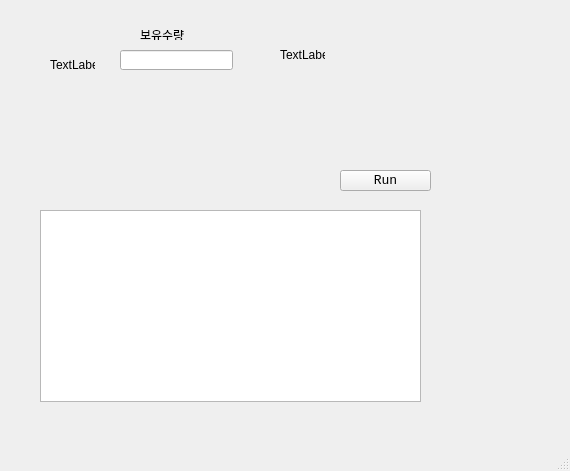
<?xml version="1.0" encoding="UTF-8"?>
<ui version="4.0">
 <class>MainWindow</class>
 <widget class="QMainWindow" name="MainWindow">
  <property name="geometry">
   <rect>
    <x>0</x>
    <y>0</y>
    <width>570</width>
    <height>471</height>
   </rect>
  </property>
  <property name="windowTitle">
   <string>MainWindow</string>
  </property>
  <widget class="QWidget" name="centralwidget">
   <widget class="QPushButton" name="pushButton_Run">
    <property name="geometry">
     <rect>
      <x>340</x>
      <y>170</y>
      <width>91</width>
      <height>21</height>
     </rect>
    </property>
    <property name="font">
     <font>
      <family>Courier New</family>
      <pointsize>10</pointsize>
      <kerning>false</kerning>
     </font>
    </property>
    <property name="text">
     <string>Run</string>
    </property>
   </widget>
   <widget class="QLabel" name="label">
    <property name="geometry">
     <rect>
      <x>50</x>
      <y>60</y>
      <width>45</width>
      <height>10</height>
     </rect>
    </property>
    <property name="text">
     <string>TextLabel</string>
    </property>
   </widget>
   <widget class="QLabel" name="label_2">
    <property name="geometry">
     <rect>
      <x>140</x>
      <y>30</y>
      <width>45</width>
      <height>10</height>
     </rect>
    </property>
    <property name="text">
     <string>보유수량</string>
    </property>
   </widget>
   <widget class="QTextBrowser" name="textBrowser">
    <property name="geometry">
     <rect>
      <x>40</x>
      <y>210</y>
      <width>381</width>
      <height>192</height>
     </rect>
    </property>
   </widget>
   <widget class="QLineEdit" name="lineEdit">
    <property name="geometry">
     <rect>
      <x>120</x>
      <y>50</y>
      <width>113</width>
      <height>20</height>
     </rect>
    </property>
   </widget>
   <widget class="QLabel" name="label_test">
    <property name="geometry">
     <rect>
      <x>280</x>
      <y>50</y>
      <width>45</width>
      <height>10</height>
     </rect>
    </property>
    <property name="text">
     <string>TextLabel</string>
    </property>
   </widget>
  </widget>
  <widget class="QMenuBar" name="menubar">
   <property name="geometry">
    <rect>
     <x>0</x>
     <y>0</y>
     <width>570</width>
     <height>20</height>
    </rect>
   </property>
  </widget>
  <widget class="QStatusBar" name="statusbar"/>
 </widget>
 <resources/>
 <connections/>
</ui>
